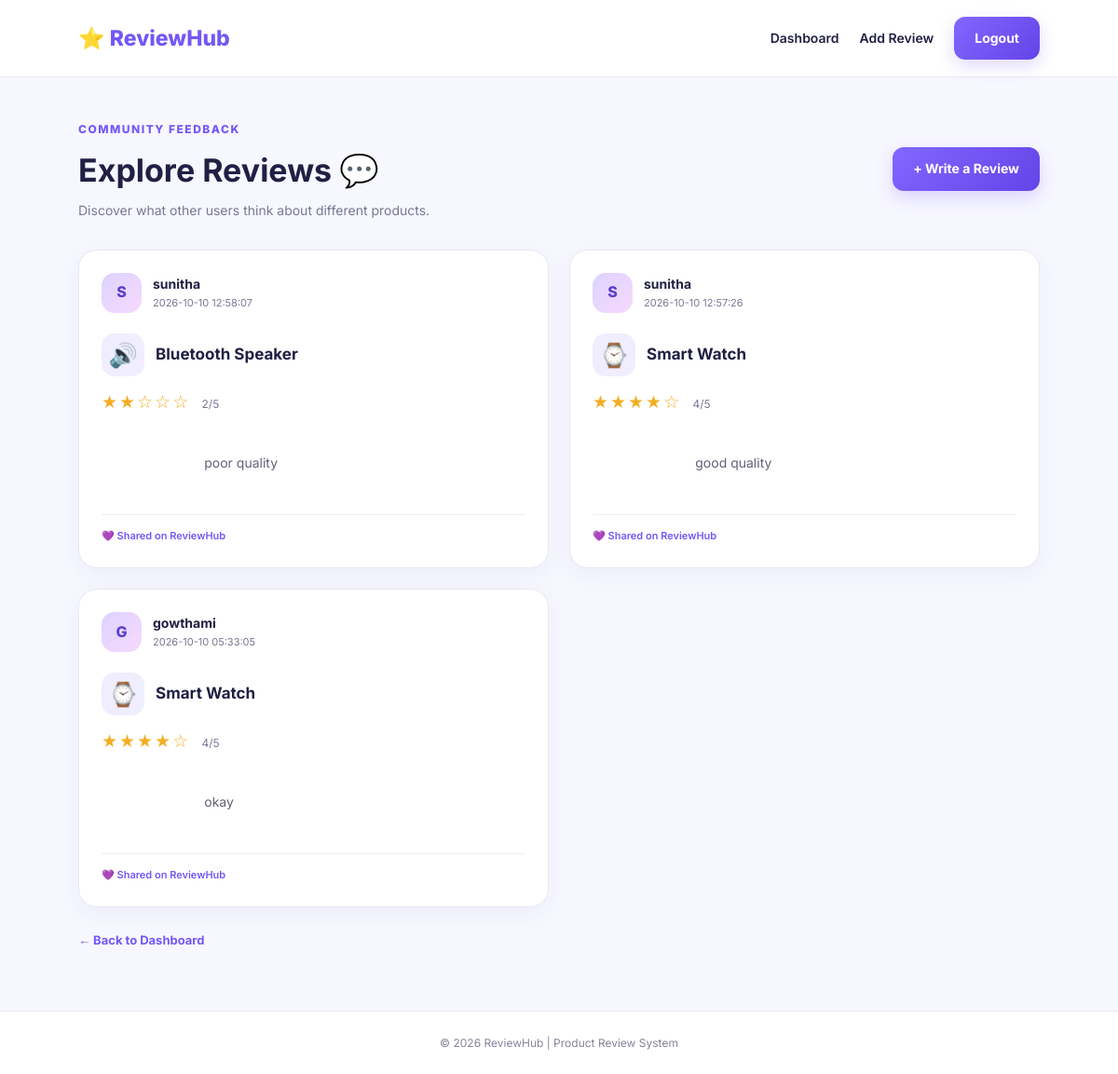
/reviews (signed in), run on the app's committed database.
### tables this page shows
CREATE TABLE reviews (
                id INTEGER PRIMARY KEY AUTOINCREMENT,
                user_id INTEGER NOT NULL,
                product_name TEXT NOT NULL,
                rating INTEGER NOT NULL CHECK(rating BETWEEN 1 AND 5),
                review_text TEXT NOT NULL,
                created_at TEXT DEFAULT CURRENT_TIMESTAMP,
                FOREIGN KEY (user_id) REFERENCES users(id)
            );

CREATE TABLE users (
                id INTEGER PRIMARY KEY AUTOINCREMENT,
                username TEXT NOT NULL UNIQUE,
                email TEXT NOT NULL UNIQUE,
                password TEXT NOT NULL
            );

### app.py (the view)
@app.route("/reviews")
def reviews():
    if "user_id" not in session:
        flash("Please log in first.", "error")
        return redirect(url_for("login"))
    with get_db() as conn:
        all_reviews = conn.execute("""
            SELECT reviews.*, users.username
            FROM reviews
            JOIN users ON reviews.user_id = users.id
            ORDER BY reviews.id DESC
        """).fetchall()
    return render_template("reviews.html", reviews=all_reviews)

### app.py (called while the page is built)
def get_db():
    conn = sqlite3.connect(DB_PATH, timeout=15)
    conn.row_factory = sqlite3.Row
    return conn

### templates/reviews.html (shortened to what this page needs)
<!DOCTYPE html>
<html lang="en">
<head>
    <link rel="stylesheet" href="{{ url_for('static', filename='style.css') }}">
</head>
<body class="dashboard-page">
    <nav class="navbar">
        <a href="{{ url_for('dashboard') }}" class="brand">⭐ ReviewHub</a>
        <div class="nav-links">
            <a href="{{ url_for('dashboard') }}">Dashboard</a>
            <a href="{{ url_for('add_review') }}">Add Review</a>
            <a href="{{ url_for('logout') }}" class="btn btn-primary">Logout</a>
        </div>
    </nav>
    <main class="dashboard">
        <section class="dashboard-heading">
            <div>
                <span class="eyebrow">COMMUNITY FEEDBACK</span>
                <h1>Explore Reviews 💬</h1>
                <p>Discover what other users think about different products.</p>
            </div>
            <a href="{{ url_for('add_review') }}" class="btn btn-primary">
                + Write a Review
            </a>
        </section>
        <section class="reviews-grid">
            {% if reviews %}
                {% for review in reviews %}
                    <article class="review-card">
                        <div class="review-card-top">
                            <div class="review-avatar">
                                {{ review['username'][0]|upper }}
                            </div>
                            <div class="review-user-info">
                                <h3>{{ review['username'] }}</h3>
                                <p>{{ review['created_at'] }}</p>
                            </div>
                        </div>
                        <div class="review-product">
                            <span class="review-product-icon">
                                {% if review['product_name'] == 'Wireless Headphones' %}
                                    🎧
                                {% elif review['product_name'] == 'Smart Watch' %}
                                    ⌚
                                {% else %}
                                    🔊
                                {% endif %}
                            </span>
                            <h2>{{ review['product_name'] }}</h2>
                        </div>
                        <div class="review-stars">
                            {{ '★' * review['rating'] }}{{ '☆' * (5 - review['rating']) }}
                            <span>{{ review['rating'] }}/5</span>
                        </div>
                        <p class="review-description">
                            {{ review['review_text'] }}
                        </p>
                        <div class="review-card-footer">
                            <span>💜 Shared on ReviewHub</span>
                        </div>
                    </article>
                {% endfor %}
            {% endif %}
        </section>
        <div class="page-bottom-link">
            <a href="{{ url_for('dashboard') }}">← Back to Dashboard</a>
        </div>
    </main>
    <footer class="footer">
        <p>© 2026 ReviewHub | Product Review System</p>
    </footer>
</body>
</html>

### static/style.css (style rules this page uses)
:root { --primary: #7457f5; --primary-dark: #5a3ee0; --text: #202044; --muted: #777891; --surface: #ffffff; --background: #f7f7ff; --border: #e9e8f5; --shadow: 0 12px 35px rgba(68, 54, 145, 0.09); }
* { box-sizing: border-box; margin: 0; padding: 0; }
body { font-family: 'Inter', Arial, sans-serif; color: var(--text); background: var(--background); line-height: 1.6; }
a { color: inherit; text-decoration: none; }
.navbar { display: flex; justify-content: space-between; align-items: center; gap: 20px; padding: 18px 7%; background: rgba(255, 255, 255, 0.96); border-bottom: 1px solid var(--border); flex-wrap: wrap; }
.brand { font-size: 23px; font-weight: 800; color: var(--primary); }
.nav-links { display: flex; align-items: center; gap: 22px; flex-wrap: wrap; }
.nav-links > a:not(.btn) { font-size: 14px; font-weight: 600; }
.btn { display: inline-flex; align-items: center; justify-content: center; gap: 8px; padding: 12px 22px; border: none; border-radius: 12px; font-weight: 700; font-size: 14px; cursor: pointer; transition: 0.2s ease; }
.btn-primary { color: white; background: linear-gradient(135deg, #8267ff, #6344e8); box-shadow: 0 7px 18px rgba(116, 87, 245, 0.22); }
.eyebrow { display: inline-block; color: var(--primary); font-size: 12px; font-weight: 800; letter-spacing: 1.5px; }
.auth-footer a, .back-link, .page-bottom-link a { color: var(--primary); font-weight: 700; }
.dashboard { max-width: 1250px; width: 86%; margin: 42px auto 65px; }
.dashboard-heading { display: flex; justify-content: space-between; align-items: center; gap: 20px; margin-bottom: 30px; flex-wrap: wrap; }
.dashboard-heading h1 { font-size: clamp(26px, 3vw, 34px); margin: 5px 0; }
.dashboard-heading p { color: var(--muted); font-size: 14px; }
.review-avatar { display: flex; flex-shrink: 0; align-items: center; justify-content: center; width: 43px; height: 43px; border-radius: 14px; background: linear-gradient(135deg, #dcd3ff, #f7d9ff); color: #5b40cb; font-weight: 800; }
.reviews-grid { display: grid; grid-template-columns: repeat(2, minmax(0, 1fr)); gap: 22px; }
.review-card { padding: 24px; background: white; border: 1px solid var(--border); border-radius: 20px; box-shadow: 0 7px 25px rgba(68, 54, 145, 0.05); transition: transform 0.2s, box-shadow 0.2s; }
.review-card-top { display: flex; align-items: center; gap: 12px; margin-bottom: 22px; }
.review-user-info h3 { font-size: 14px; }
.review-user-info p { font-size: 11px; color: var(--muted); }
.review-product { display: flex; align-items: center; gap: 12px; margin-bottom: 13px; }
.review-product-icon { display: flex; align-items: center; justify-content: center; width: 46px; height: 46px; background: #f0edff; border-radius: 14px; font-size: 25px; }
.review-product h2 { font-size: 17px; }
.review-stars { color: #f2ad22; font-size: 19px; letter-spacing: 2px; }
.review-stars span { margin-left: 5px; font-size: 12px; color: var(--muted); letter-spacing: 0; }
.review-description { margin: 16px 0 22px; color: #62627a; font-size: 14px; overflow-wrap: anywhere; white-space: pre-wrap; }
.review-card-footer { padding-top: 14px; border-top: 1px solid #eeedf6; color: var(--primary); font-size: 11px; font-weight: 600; }
.page-bottom-link { margin-top: 25px; font-size: 13px; }
.footer { padding: 24px 15px; text-align: center; color: #85849d; font-size: 12px; border-top: 1px solid var(--border); background: white; }

### data on the page
reviews: username "S", username "sunitha", created_at "2026-10-10 12:58:07", product_name "Bluetooth Speaker", rating "★★", rating "☆☆☆", rating "2", review_text "poor quality"
reviews: username "S", username "sunitha", created_at "2026-10-10 12:57:26", product_name "Smart Watch", rating "★★★★", rating "☆", rating "4", review_text "good quality"
reviews: username "G", username "gowthami", created_at "2026-10-10 05:33:05", product_name "Smart Watch", rating "★★★★", rating "☆", rating "4", review_text "okay"
